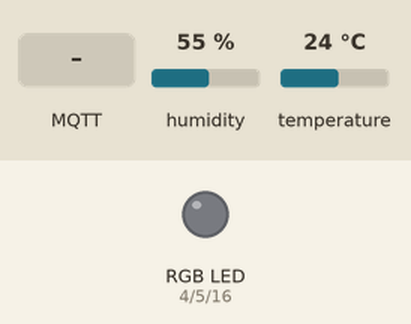
A sketch run on a simulated ESP8266 (NodeMCU). Shown: an RGB LED mixed from three pins (HIGH = lit). The inputs (shaded band) are chosen by the test bench; at power-on: humidity 55 %, temperature 24 °C. WiFi joins after 1.5 s; servers stay silent unless stated; no MQTT or app messages arrive unless stated; what the sketch prints to the serial monitor is not drawn.

Above: at 2.7 s.
2.8 s: MQTT message "AUTO" arrives on the third subscribed topic
At 6.2 s:
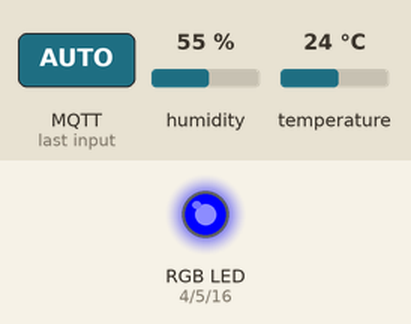
6.5 s: MQTT message "90" arrives on the third subscribed topic
At 11.2 s:
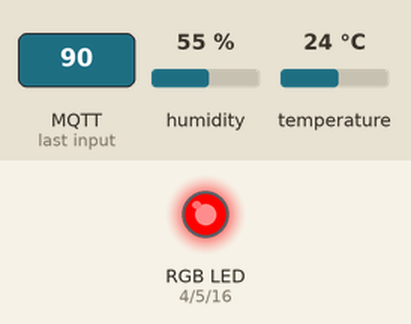
11.5 s: MQTT message "5" arrives on the third subscribed topic
At 16.3 s:
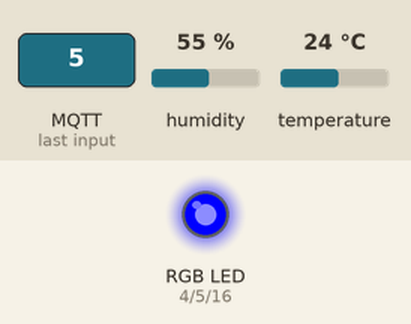
Timing chart, 0 to 17.8 s (numbered marks = the images above; inputs shaded):
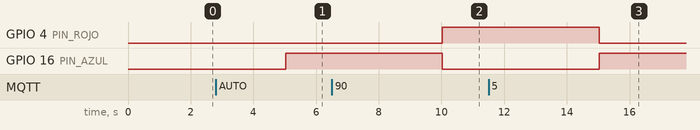

Measured:
- after the input at 2.8 s, GPIO 4 (PIN_ROJO): stays LOW (without the input it goes to HIGH after 2.2 s); GPIO 16 (PIN_AZUL): LOW → HIGH after 2.2 s
- after the input at 6.5 s, GPIO 4 (PIN_ROJO): LOW → HIGH after 3.5 s; GPIO 16 (PIN_AZUL): HIGH → LOW after 3.5 s
- after the input at 11.5 s, GPIO 4 (PIN_ROJO): HIGH → LOW after 3.5 s; GPIO 16 (PIN_AZUL): LOW → HIGH after 3.5 s

The sketch:

Firmware_NodeMCU.ino
```cpp
// LIBRERIAS
#include <ESP8266WiFi.h>
#include <PubSubClient.h>
#include <WiFiClientSecure.h>
#include <DHT.h>
#include "secrets.h"

// CONFIGURACIÓN DE PINES
#define DHTPIN 14      // Pin D5 conectado al S del KY-015
#define DHTTYPE DHT11  // El KY-015 internamente usa un sensor DHT11
#define PIN_AZUL 16    // Pin D0
#define PIN_VERDE 5    // Pin D1
#define PIN_ROJO 4     // Pin D2

DHT dht(DHTPIN, DHTTYPE);

// CONFIGURACIÓN
const char* wifi = SECRET_SSID;        // Wi-Fi
const char* password = SECRET_PASS;    // contraseña
const char* mqtt_server = SECRET_MQTT_SERVER; // Broker
const int mqtt_puerto = SECRET_MQTT_PORT;
WiFiClientSecure espClient;
PubSubClient client(espClient);

// Credenciales HiveMQ
const char* mqtt_usuario = SECRET_MQTT_USER;
const char* mqtt_password = SECRET_MQTT_PASS;

// VARIABLES
float temperatura = 0.0;
float humedad = 0.0;
float umbral_temperatura = 28.0; // Umbral inicial
float umbral_humedad = 60.0;

bool modo_automatico = true;
bool ventilador_encendido = false;
unsigned long tiempoAnterior = 0;
const long intervaloLectura = 5000; // Lee cada 5 segundos

void setup_wifi() {
  delay(10);
  Serial.print("Conectando a ");
  Serial.println(wifi);
  WiFi.begin(wifi, password);
  while (WiFi.status() != WL_CONNECTED) {
    delay(500);
    Serial.print(".");
  }
  Serial.println("\nWiFi conectado");
}

void reconnect() {
  // Bucle para reintentar la conexion
  while (!client.connected()) {
    Serial.print("Intentando conexión MQTT...");
    // Intenta conectar con el Last Will
  if (client.connect("NodeMCU_SalaServidores", mqtt_usuario, mqtt_password, "proyectoFinal/sala_servidores/estado/conexion", 1, true, "Offline")) {      Serial.println("\nConectado a HiveMQ");
      // Publica estado de conexión
      client.publish("proyectoFinal/sala_servidores/estado/conexion", "Online", true);

      // Suscribirse a los tópicos de control para recibir comandos de MQTT
      client.subscribe("proyectoFinal/sala_servidores/control/modo");
      client.subscribe("proyectoFinal/sala_servidores/control/ventilador");
      client.subscribe("proyectoFinal/sala_servidores/config/umbral_temperatura");
      client.subscribe("proyectoFinal/sala_servidores/config/umbral_humedad");
    } else {
      Serial.print("Fallo, rc=");
      Serial.print(client.state());
      Serial.println(" reintentando en 5 segundos");
      delay(5000);
    }
  }
}

void setup() {
  Serial.begin(115200);

  // Configuramos pines del LED RGB
  pinMode(PIN_ROJO, OUTPUT);
  pinMode(PIN_VERDE, OUTPUT);
  pinMode(PIN_AZUL, OUTPUT);

  // Apagamos el LED al inicio
  digitalWrite(PIN_ROJO, LOW);
  digitalWrite(PIN_VERDE, LOW);
  digitalWrite(PIN_AZUL, LOW);

  dht.begin();
  setup_wifi();
  espClient.setInsecure();

  client.setServer(mqtt_server, mqtt_puerto);
  client.setCallback(callback);
}

void callback(char* topic, byte* payload, unsigned int length) {
  // Convertir el mensaje a String para manejarlo más fácil
  String mensaje = "";
  for (int i = 0; i < length; i++) {
    mensaje += (char)payload[i];
  }

  Serial.print("Mensaje recibido en tópico: ");
  Serial.println(topic);
  Serial.print("Mensaje: ");
  Serial.println(mensaje);

  // --- LÓGICA DE CONTROL

  // Cambiar el Modo Automático / Manual
  if (String(topic) == "proyectoFinal/sala_servidores/control/modo") {
    if (mensaje == "AUTO") {
      modo_automatico = true;
      client.publish("proyectoFinal/sala_servidores/estado/modo", "AUTO", true);
      Serial.println("Sistema en Modo AUTOMÁTICO");
    }
    else if (mensaje == "MANUAL") {
      modo_automatico = false;
      client.publish("proyectoFinal/sala_servidores/estado/modo", "MANUAL", true);
      Serial.println("Sistema en Modo MANUAL");
    }
  }

  // Controlar el Ventilador manualmente
  if (String(topic) == "proyectoFinal/sala_servidores/control/ventilador") {
    if (!modo_automatico) { // Solo hace caso si el sistema está en MANUAL
      if (mensaje == "ON") {
        digitalWrite(PIN_AZUL, LOW);
        digitalWrite(PIN_ROJO, LOW);
        digitalWrite(PIN_VERDE, HIGH);
        client.publish("proyectoFinal/sala_servidores/estado/ventilador", "ON", true);
        ventilador_encendido = true;
        Serial.println("Ventilador ENCENDIDO manualmente");
      }
      else if (mensaje == "OFF") {
        digitalWrite(PIN_AZUL, LOW);
        digitalWrite(PIN_ROJO, HIGH);
        digitalWrite(PIN_VERDE, LOW);
        client.publish("proyectoFinal/sala_servidores/estado/ventilador", "OFF", true);
        ventilador_encendido = false;
        Serial.println("Ventilador APAGADO manualmente");
      }
    } else {
      Serial.println("Comando ignorado: El sistema está en AUTOMATICO");
    }
  }

  // Umbral de Temperatura remotamente
  if (String(topic) == "proyectoFinal/sala_servidores/config/umbral_temperatura") {
    umbral_temperatura = mensaje.toFloat(); // Convertir el texto a decimal
    Serial.print("Nuevo umbral de temperatura configurado a: ");
    Serial.println(umbral_temperatura);
  }
    // Umbral de Humedad
  if (String(topic) == "proyectoFinal/sala_servidores/config/umbral_humedad") {
    umbral_humedad = mensaje.toFloat();
    Serial.print("Nuevo umbral de humedad: ");
    Serial.println(umbral_humedad);
  }
}

void loop() {
  if (!client.connected()) {
    reconnect();
  }
  client.loop(); // Mantener la conexión y recibir mensajes

  unsigned long tiempoActual = millis();

  // Lectura del sensor cada 5 segundos
  if (tiempoActual - tiempoAnterior >= intervaloLectura) {
    tiempoAnterior = tiempoActual;

    humedad = dht.readHumidity();
    temperatura = dht.readTemperature();

    if (isnan(humedad) || isnan(temperatura)) {
      Serial.println("¡Fallo al leer el sensor DHT!");
      return;
    }

    // Publicar lecturas MQTT
    Serial.print("humedad: ");
    Serial.println(humedad);
    Serial.print("temperatura: ");
    Serial.println(temperatura);
    client.publish("proyectoFinal/sala_servidores/sensores/temperatura", String(temperatura).c_str());
    client.publish("proyectoFinal/sala_servidores/sensores/humedad", String(humedad).c_str());

    // Sistema automático
    // ventilador encendido: LED azul
    // ventilador apagado: LED rojo
    if (modo_automatico) {
      if (temperatura > umbral_temperatura) {
        // Enciende "ventilador"
        digitalWrite(PIN_AZUL, HIGH);
        digitalWrite(PIN_ROJO, LOW);
        digitalWrite(PIN_VERDE, LOW);
        if (!ventilador_encendido) {
          client.publish("proyectoFinal/sala_servidores/estado/ventilador", "ON", true);
          client.publish("proyectoFinal/sala_servidores/eventos/alertas", "ALERTA: Temperatura demasiado alta. VENTILADOR ENCENDIDO.");
          ventilador_encendido = true;
        }
      } else if (humedad > umbral_humedad){
        // Enciende "ventilador"
        digitalWrite(PIN_AZUL, HIGH);
        digitalWrite(PIN_ROJO, LOW);
        digitalWrite(PIN_VERDE, LOW);
        if (!ventilador_encendido) {
          client.publish("proyectoFinal/sala_servidores/estado/ventilador", "ON", true);
          client.publish("proyectoFinal/sala_servidores/eventos/alertas", "ALERTA: Humedad demasiado alta. VENTILADOR ENCENDIDO.");
          ventilador_encendido = true;
        }
      }else {
        // Apaga "ventilador"
        digitalWrite(PIN_AZUL, LOW);
        digitalWrite(PIN_ROJO, HIGH);
        digitalWrite(PIN_VERDE, LOW);
        if (ventilador_encendido) {
          client.publish("proyectoFinal/sala_servidores/estado/ventilador", "OFF", true);
          client.publish("proyectoFinal/sala_servidores/eventos/alertas", "Normal");
          ventilador_encendido = false;
        }
      }
    }
  }
}
```

secrets.example.h
```cpp
#define SECRET_SSID "WIFI_SALA"
#define SECRET_PASS "CONTRASEÑA_WIFI"
#define SECRET_MQTT_USER "USUARIO_MQTT"
#define SECRET_MQTT_PASS "CONTRASEÑA_MQTT"
#define SECRET_MQTT_SERVER "URL_BROKER_MQTT"
#define SECRET_MQTT_PORT "PUERTO_BROKER_MQTT(sin comillas)"
```
